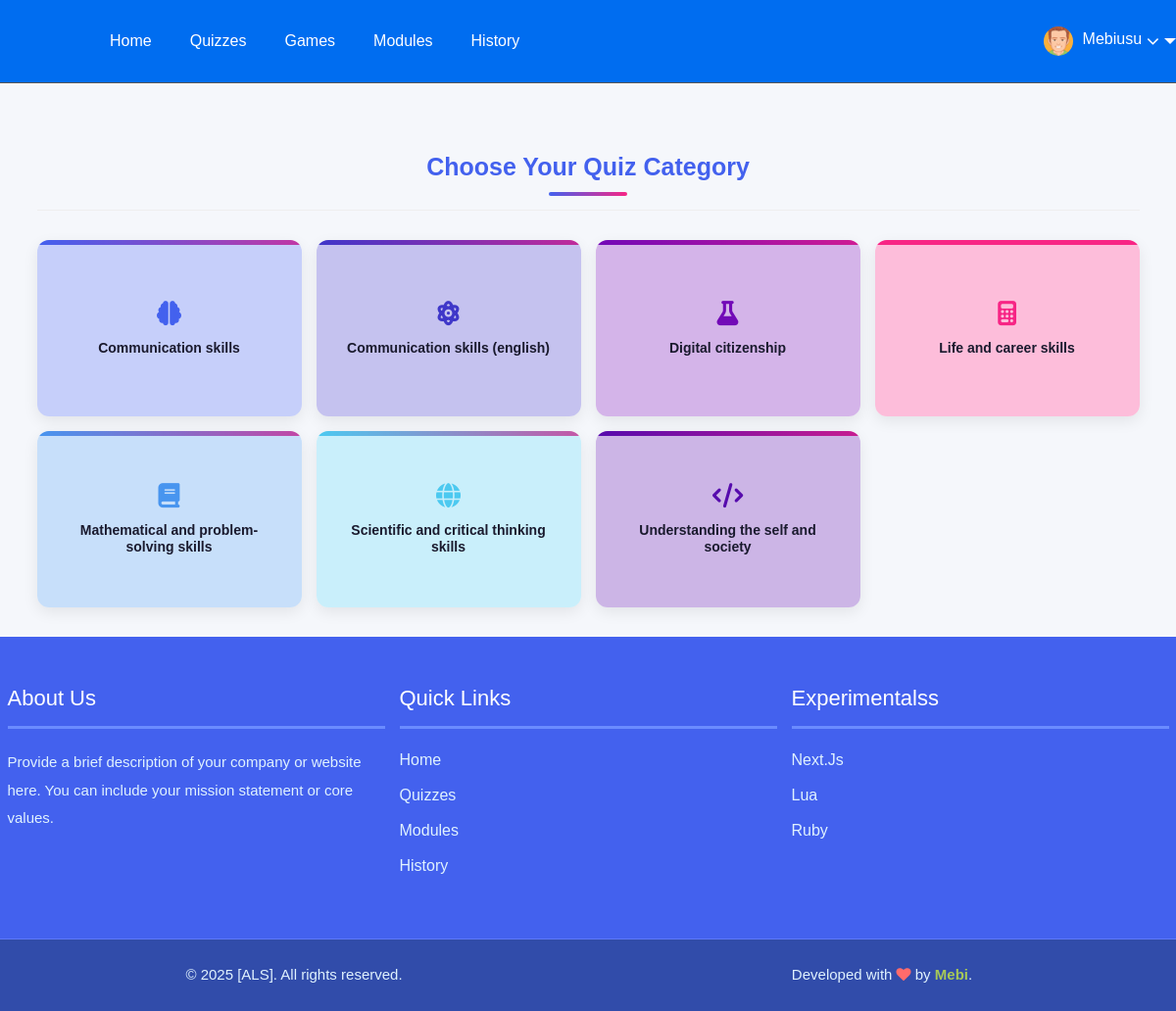
Screenshot of /select_exam.php (signed in) with the database file from the repository.
### tables this page shows
CREATE TABLE `exam_category` (
  `id` int(5) NOT NULL,
  `category` varchar(100) NOT NULL,
  `exam_time_in_minutes` varchar(5) NOT NULL
);

### select_exam.php (the view, shortened to what this page needs)
    <?php
include "connection.php";
include "header.php";
?>
<!DOCTYPE html>
<html lang="en">
<head>
    <link href="https://cdn.jsdelivr.net/npm/bootstrap@5.3.0/dist/css/bootstrap.min.css" rel="stylesheet">
    <link rel="stylesheet" href="https://cdnjs.cloudflare.com/ajax/libs/font-awesome/6.4.0/css/all.min.css">
    <link rel="stylesheet" href="https://cdnjs.cloudflare.com/ajax/libs/animate.css/4.1.1/animate.min.css">
</head>
<body>
<div class="container py-5">
    <div class="page-header animate__animated animate__fadeInDown">
        <h2>Choose Your Quiz Category</h2>
    </div>
    <div class="category-grid">
        <?php
            $res = mysqli_query($link, "SELECT * FROM exam_category");
            $icons = ['fa-brain', 'fa-atom', 'fa-flask', 'fa-calculator', 'fa-book', 'fa-globe', 'fa-code', 'fa-history'];
            $color_palette = ['#4361ee', '#3f37c9', '#7209b7', '#f72585', '#4895ef', '#4cc9f0', '#560bad', '#3a0ca3'];
            $index = 0;
            while($row = mysqli_fetch_array($res)) {
                $category = ucfirst(strtolower($row["category"]));
                $icon = $icons[$index % count($icons)];
                $color = $color_palette[$index % count($color_palette)];
                ?>
                <div class="category-card animate__animated animate__fadeIn"
                     onclick="set_exam_type_session('<?php echo $row["category"]; ?>');"
                     style="--primary: <?php echo $color; ?>;">
                    <div class="card-bg" style="background-color: <?php echo $color; ?>;"></div>
                    <div class="card-content">
                        <i class="fas <?php echo $icon; ?> card-icon"></i>
                        <h3><?php echo $category; ?></h3>
                    </div>
                </div>
                <?php
                $index++;
            }
        ?>
    </div>
</div>
<?php include "footer.php"; ?>
</body>
</html>

### select_exam.php (style rules this page uses)
:root { --primary: #4361ee; --primary-light: #eef2ff; --secondary: #3f37c9; --accent: #f72585; --light: #f8f9fa; --dark: #1a1a2e; --gray: #6c757d; }
body { font-family: 'Poppins', sans-serif; background-color: #f5f7fb; color: var(--dark); }
.page-header { text-align: center; margin-bottom: 3rem; position: relative; }
.page-header h2 { font-size: 2.5rem; font-weight: 700; color: var(--primary); position: relative; display: inline-block; padding-bottom: 15px; }
.page-header h2::after { content: ''; position: absolute; bottom: 0; left: 50%; transform: translateX(-50%); width: 80px; height: 4px; background: linear-gradient(90deg, var(--primary), var(--accent)); border-radius: 2px; }
.category-grid { display: grid; grid-template-columns: repeat(auto-fill, minmax(250px, 1fr)); gap: 1.5rem; margin: 0 auto; }
.category-card { background: white; border-radius: 12px; overflow: hidden; box-shadow: 0 5px 15px rgba(0,0,0,0.08); transition: all 0.3s ease; cursor: pointer; position: relative; height: 180px; display: flex; align-items: center; justify-content: center; text-align: center; padding: 20px; border: none; }
.category-card::before { content: ''; position: absolute; top: 0; left: 0; width: 100%; height: 5px; background: linear-gradient(90deg, var(--primary), var(--accent)); }
.category-card .card-content { position: relative; z-index: 2; width: 100%; }
.category-card h3 { font-size: 1.4rem; font-weight: 600; margin-bottom: 0; color: var(--dark); transition: color 0.3s ease; }
.category-card .card-icon { font-size: 2.5rem; margin-bottom: 15px; color: var(--primary); transition: all 0.3s ease; }
.category-card .card-bg { position: absolute; top: 0; left: 0; width: 100%; height: 100%; background: var(--primary-light); opacity: 0.3; z-index: 1; }
.category-card:nth-child(1) { animation-delay: 0.1s; }
.category-card:nth-child(2) { animation-delay: 0.2s; }
.category-card:nth-child(3) { animation-delay: 0.3s; }
.category-card:nth-child(4) { animation-delay: 0.4s; }
.category-card:nth-child(5) { animation-delay: 0.5s; }
.category-card:nth-child(6) { animation-delay: 0.6s; }
.category-card:nth-child(7) { animation-delay: 0.7s; }

### footer.php (style rules this page uses)
body { display: flex; flex-direction: column; min-height: 100vh; margin: 0; }

### rows the page displays
exam_category: category "Communication skills"
exam_category: category "Communication skills (english)"
exam_category: category "Digital citizenship"
exam_category: category "Life and career skills"
exam_category: category "Mathematical and problem-solving skills"
exam_category: category "Scientific and critical thinking skills"
exam_category: category "Understanding the self and society"

### other values shown
$_SESSION["username"] "Mebiusu"
